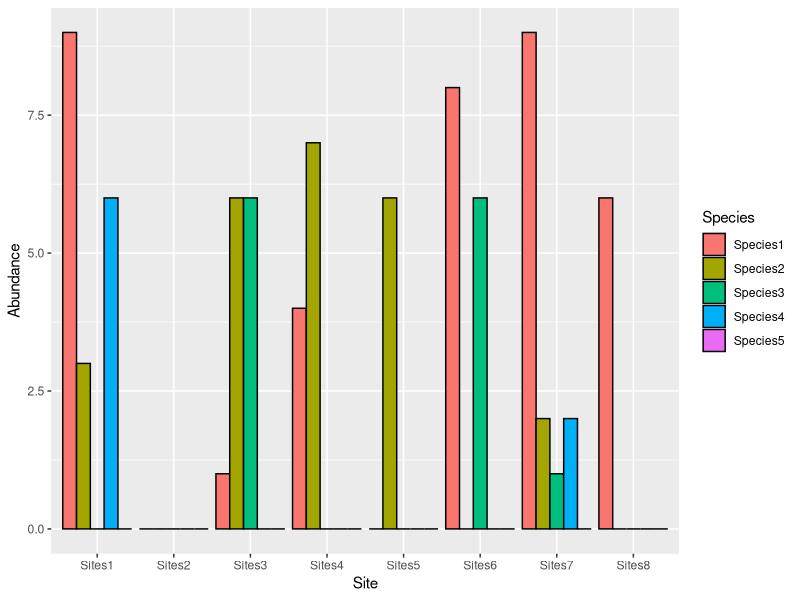
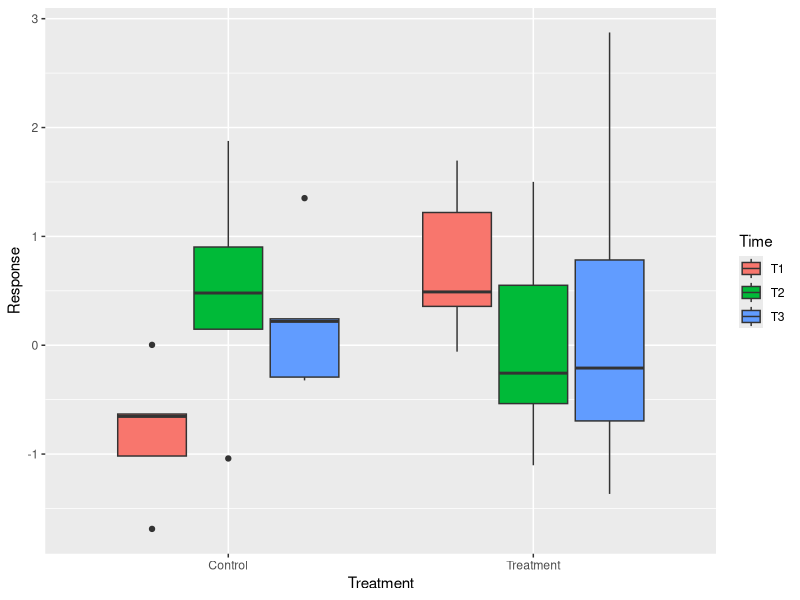

Reproduce these figures in R, in order.
#prelimaries
library(reshape2)
library(tidyr)
library(dplyr)
library(ggplot2)
library(TeachingDemos)
char2seed("Sharpei")

species <- 5 
sites <- 8
abundanceRange  <- 1:10
mFill <-0.4

vec <- rep(0,species*sites) #set up empty vector  
abun <- sample(x=abundanceRange, size=round(mFill*length(vec)),replace=TRUE)
vec[seq_along(abun)] <- abun
vec
vec <- sample(vec)
vec
aMat <- matrix(vec,nrow=species)
aMat
rownames(aMat) <- rownames(aMat,
                           do.NULL=FALSE, 
                           prefix="Species")
colnames(aMat) <- colnames(aMat, 
                           do.NULL=FALSE,
                           prefix="Sites")
aMat

#Use melt from reshape2 package to get into long form (cuz that was is R likes) 
. <- melt(aMat)
print(.)

. <- melt(aMat,varnames=c("Species", "Site"), value.name = "Abundance")
print(.)

#data frame is a list of vectors (review)
aFrame <- data.frame(cbind(Species=rownames(aMat),aMat))
print(aFrame)


. <- gather(aFrame,Sites1:Sites8,key="Site", value="Abundance")
print(.)
str(.)
.$Abundance <- as.numeric(.$Abundance) #making it numeric
aFrameL <- .
#now able to do a bar plot with this 
ggplot(aFrameL,aes(x=Site, y=Abundance, fill=Species)) + 
  geom_bar(position="dodge", stat="identity", color="black")
# Build a subject x time experimental matrix 
Treatment <- rep(c("Control", "Treatment"), each=5)
Subject <- 1:10
T1 <- rnorm(10)
T2 <- rnorm(10)
T3 <- rnorm(10)
eFrame <- data.frame(Treatment=Treatment, 
                     Subject=Subject, 
                     T1=T1,
                     T2=T2,
                     T3=T3)
str(eFrame)
eFrame
. <- gather(eFrame, T1:T3, key="Time", value="Response")
print(.)
.$Time <- as.factor(.$Time)
eFrameL <- .

# ready for box plot 
ggplot(eFrameL, aes(x=Treatment,y=Response, fill=Time)) + geom_boxplot()

#Now change them back to wide format
. <- dcast(aFrameL, Species~Site, value="Abundance")
str(.)
print(.)

. <- spread(aFrameL, key=Site, value=Abundance)
print(.)

. <- spread(aFrameL, key=Species, value=Abundance)
print(.)

. <- spread(eFrameL, key=Time, value=Response)
.

#summarize and group_by functios
as.data.frame(summarize(mpg,ctyM=mean(cty),ctySD=sd(cty)))
. <- group_by(mpg,fl)
summarize(.,ctyM=mean(cty), ctySD=sd(cty))
summarize(., ctyM=mean(cty), ctySD=sd(cty), n=length(cty))

. <- group_by(mpg,fl,class)
summarize(., ctyM=mean(cty), ctySD=sd(cty), n=length(cty))

. <- filter(mpg,class!="suv")
. <- group_by(.,fl,class)
summarize(., ctyM=mean(cty), ctySD=sd(cty), n=length(cty))

#replicate (n,expression, simplify)
#n= number of replications
# expression is any r expression or function call
# simplify default="array" with 1 or more dimension than teh orginal output, simplify=TRUE gives vector or matrix, simplify=FALSE gives a list

#first set up matrix
myOut <- matrix(data=0,nrow=3,ncol=5)
myOut 

#fill in with loop

for (i in 1:nrow(myOut)) {
  for (j in 1:ncol(myOut)) {
    myOut[i,j] <- runif(1)
  }
}

print(myOut)

myOut <- matrix(data=runif(15), nrow=3)
myOut

m0 <- replicate(n=5, 
                100 + runif(3),
                simplify = TRUE)
m0
 
m0 <- replicate(n=5, 
                 matrix(runif(6),3,2),
                 simplify = "array")
m0
print(m0[,,3])
